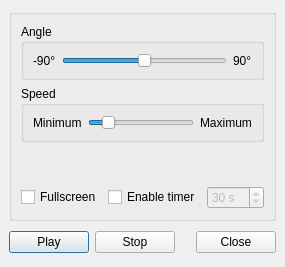
<ui version="4.0" >
 <author></author>
 <comment></comment>
 <exportmacro></exportmacro>
 <class>Gui::Dialog::DemoMode</class>
 <widget class="QDialog" name="Gui::Dialog::DemoMode" >
  <property name="geometry" >
   <rect>
    <x>0</x>
    <y>0</y>
    <width>269</width>
    <height>267</height>
   </rect>
  </property>
  <property name="windowTitle" >
   <string>Demo mode</string>
  </property>
  <layout class="QGridLayout" >
   <property name="margin" >
    <number>9</number>
   </property>
   <property name="spacing" >
    <number>6</number>
   </property>
   <item row="0" column="0" >
    <widget class="QGroupBox" name="groupBox" >
     <property name="title" >
      <string/>
     </property>
     <layout class="QGridLayout" >
      <property name="margin" >
       <number>9</number>
      </property>
      <property name="spacing" >
       <number>6</number>
      </property>
      <item row="1" column="0" >
       <widget class="QGroupBox" name="groupBox_2" >
        <property name="title" >
         <string>Speed</string>
        </property>
        <layout class="QGridLayout" >
         <property name="margin" >
          <number>9</number>
         </property>
         <property name="spacing" >
          <number>6</number>
         </property>
         <item row="0" column="1" >
          <widget class="QSlider" name="speedSlider" >
           <property name="minimum" >
            <number>1</number>
           </property>
           <property name="maximum" >
            <number>100</number>
           </property>
           <property name="value" >
            <number>15</number>
           </property>
           <property name="orientation" >
            <enum>Qt::Horizontal</enum>
           </property>
          </widget>
         </item>
         <item row="0" column="2" >
          <widget class="QLabel" name="label_2" >
           <property name="text" >
            <string>Maximum</string>
           </property>
          </widget>
         </item>
         <item row="0" column="0" >
          <widget class="QLabel" name="label" >
           <property name="text" >
            <string>Minimum</string>
           </property>
          </widget>
         </item>
        </layout>
       </widget>
      </item>
      <item row="3" column="0" >
       <layout class="QHBoxLayout" >
        <property name="margin" >
         <number>0</number>
        </property>
        <property name="spacing" >
         <number>6</number>
        </property>
        <item>
         <widget class="QCheckBox" name="fullscreen" >
          <property name="text" >
           <string>Fullscreen</string>
          </property>
         </widget>
        </item>
        <item>
         <widget class="QCheckBox" name="timerCheck" >
          <property name="text" >
           <string>Enable timer</string>
          </property>
         </widget>
        </item>
        <item>
         <widget class="QSpinBox" name="timeout" >
          <property name="enabled" >
           <bool>false</bool>
          </property>
          <property name="suffix" >
           <string> s</string>
          </property>
          <property name="maximum" >
           <number>600</number>
          </property>
          <property name="value" >
           <number>30</number>
          </property>
         </widget>
        </item>
       </layout>
      </item>
      <item row="0" column="0" >
       <widget class="QGroupBox" name="groupBox_3" >
        <property name="title" >
         <string>Angle</string>
        </property>
        <layout class="QGridLayout" >
         <property name="margin" >
          <number>9</number>
         </property>
         <property name="spacing" >
          <number>6</number>
         </property>
         <item row="0" column="1" >
          <widget class="QSlider" name="angleSlider" >
           <property name="minimum" >
            <number>-90</number>
           </property>
           <property name="maximum" >
            <number>90</number>
           </property>
           <property name="orientation" >
            <enum>Qt::Horizontal</enum>
           </property>
          </widget>
         </item>
         <item row="0" column="2" >
          <widget class="QLabel" name="label_4" >
           <property name="text" >
            <string>90°</string>
           </property>
          </widget>
         </item>
         <item row="0" column="0" >
          <widget class="QLabel" name="label_3" >
           <property name="text" >
            <string>-90°</string>
           </property>
          </widget>
         </item>
        </layout>
       </widget>
      </item>
      <item row="2" column="0" >
       <spacer>
        <property name="orientation" >
         <enum>Qt::Vertical</enum>
        </property>
        <property name="sizeHint" >
         <size>
          <width>20</width>
          <height>40</height>
         </size>
        </property>
       </spacer>
      </item>
     </layout>
    </widget>
   </item>
   <item row="1" column="0" >
    <layout class="QHBoxLayout" >
     <property name="margin" >
      <number>0</number>
     </property>
     <property name="spacing" >
      <number>6</number>
     </property>
     <item>
      <widget class="QPushButton" name="playButton" >
       <property name="text" >
        <string>Play</string>
       </property>
      </widget>
     </item>
     <item>
      <widget class="QPushButton" name="stopButton" >
       <property name="text" >
        <string>Stop</string>
       </property>
      </widget>
     </item>
     <item>
      <spacer>
       <property name="orientation" >
        <enum>Qt::Horizontal</enum>
       </property>
       <property name="sizeHint" >
        <size>
         <width>81</width>
         <height>31</height>
        </size>
       </property>
      </spacer>
     </item>
     <item>
      <widget class="QPushButton" name="okButton" >
       <property name="text" >
        <string>Close</string>
       </property>
      </widget>
     </item>
    </layout>
   </item>
  </layout>
 </widget>
 <pixmapfunction></pixmapfunction>
 <tabstops>
  <tabstop>angleSlider</tabstop>
  <tabstop>speedSlider</tabstop>
  <tabstop>fullscreen</tabstop>
  <tabstop>timerCheck</tabstop>
  <tabstop>playButton</tabstop>
  <tabstop>stopButton</tabstop>
  <tabstop>okButton</tabstop>
 </tabstops>
 <resources>
  <include location="Icons/resource.qrc" />
 </resources>
 <connections>
  <connection>
   <sender>okButton</sender>
   <signal>clicked()</signal>
   <receiver>Gui::Dialog::DemoMode</receiver>
   <slot>accept()</slot>
   <hints>
    <hint type="sourcelabel" >
     <x>258</x>
     <y>272</y>
    </hint>
    <hint type="destinationlabel" >
     <x>96</x>
     <y>254</y>
    </hint>
   </hints>
  </connection>
  <connection>
   <sender>timerCheck</sender>
   <signal>toggled(bool)</signal>
   <receiver>timeout</receiver>
   <slot>setEnabled(bool)</slot>
   <hints>
    <hint type="sourcelabel" >
     <x>128</x>
     <y>219</y>
    </hint>
    <hint type="destinationlabel" >
     <x>229</x>
     <y>215</y>
    </hint>
   </hints>
  </connection>
 </connections>
</ui>
